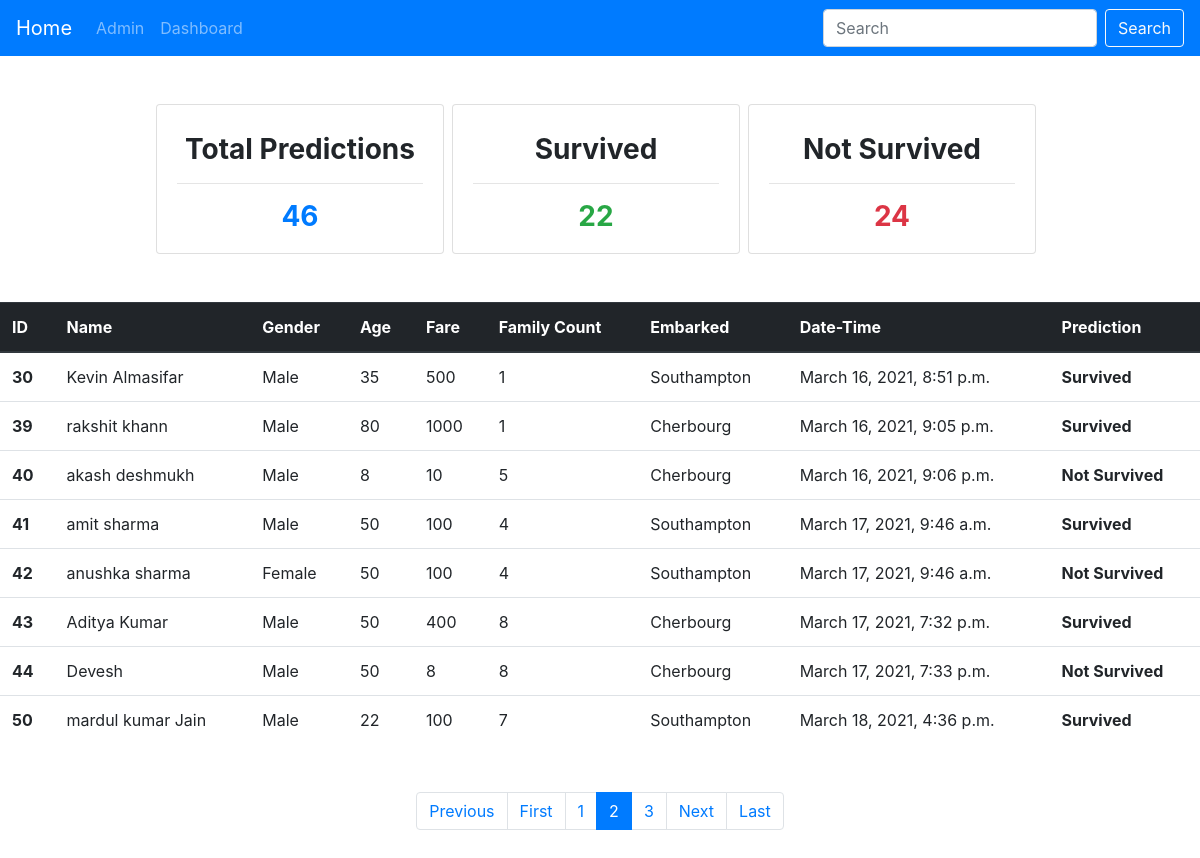
The page /predictions/?page=2 on the database its author committed.
### predict/models.py (models this page shows)
class Predictions(models.Model):
    pid = models.AutoField(primary_key=True)
    name = models.CharField(max_length=50,null=False)
    gender = models.CharField(max_length=50)
    age = models.IntegerField()
    fare = models.IntegerField(default=0)
    family_cnt = models.IntegerField()
    Embarked = models.CharField(max_length = 30,default="")
    prediction = models.CharField(max_length =30,default="")
    predicted_date = models.DateTimeField(auto_now_add=True)
    def __str__(self):
        return self.name

### predict/views.py (the view)
# urls.py: path('predictions/', views.predictions,name="predictions"),
def predictions(request):
    allpreds = Predictions.objects.all()
    count = len(allpreds)
    surv_cnt = len(Predictions.objects.filter(prediction = "Survived"))
    nsurv_cnt = len(Predictions.objects.filter(prediction = "Not Survived"))
    paginator = Paginator(allpreds, 8)
    page1 = paginator.page(1)
    for i in page1:
        print(i)
    print("page 1 content" ,page1.object_list)
    page_num = request.GET.get('page',1)
    print("get page number is:",page_num)
    try:
        preds = paginator.page(page_num)
    except EmptyPage:
        preds = paginator.page(2)
    except PageNotAnInteger:
        preds = paginator.page(1)
    context = {
        'preds':preds,
        'surv_cnt':surv_cnt,
        'nsurv_cnt':nsurv_cnt,
        'count':count,
        }
    return render(request ,'predictions.html',context)

### predict/templates/predictions.html (shortened to what this page needs)
{% extends 'basic.html' %}
{% block body %}
<div class="container my-5">
      <div class="row d-flex justify-content-center">
        <div class="card mr-2" style="width: 18rem;">
          <div class="card-body">
            <h3 class="card-title text-center my-2 font-weight-bold ">Total Predictions</h3>
            <hr>
            <h3 class="card-text text-center font-weight-bold text-primary">{{count}}</h3>
          </div>
        </div>
        <div class="card mr-2 rounded" style="width: 18rem;">
          <div class="card-body">
            <h3 class="card-title text-center my-2 font-weight-bold ">Survived</h3>
            <hr>
            <h3 class="card-text text-center font-weight-bold text-success">{{surv_cnt}}</h3>
          </div>
        </div>
        <div class="card mr-2" style="width: 18rem;">
          <div class="card-body">
            <h3 class="card-title text-center my-2 font-weight-bold">Not Survived</h3>
            <hr>
            <h3 class="card-text text-center font-weight-bold text-danger">{{nsurv_cnt}}</h3>
          </div>
        </div>
    </div>
    </div>
<table class="table my-4 ">
  <thead class="thead-dark">
    <tr>
      <th scope="col">ID</th>
      <th scope="col">Name</th>
      <th scope="col">Gender</th>
      <th scope="col">Age</th>
      <th scope="col">Fare</th>
      <th scope="col">Family Count</th>
      <th scope="col">Embarked</th>
      <th scope="col">Date-Time</th>
      <th scope="col">Prediction</th>
    </tr>
  </thead>
  <tbody>
    {% for i in preds %}
    <tr>
      <th scope="row">{{i.pid}}</th>
      <td>{{i.name}}</td>
      <td>{{i.gender}}</td>
      <td>{{i.age}}</td>
      <td>{{i.fare}}</td>
      <td>{{i.family_cnt}}</td>
      <td>{{i.Embarked}}</td>
      <td>{{i.predicted_date}}</td>
      <td><b>{{i.prediction}}</b></td>
    </tr>
    {% endfor %}
  </tbody>
</table>
<div class="container my-5">
  <div class="d-flex justify-content-center">
    <nav aria-label="...">
      <ul class="pagination">
        {% if preds.has_previous %}
        <li class="page-item">
          <a class="page-link" href="{% url 'predictions' %}?page={{preds.previous_page_number}}" tabindex="-1">Previous</a>
        </li>
        <li class="page-item">
          <a class="page-link" href="?page=1">First</a>
        </li>
        <li class="page-item"><a class="page-link" href="{% url 'predictions' %}?page={{preds.previous_page_number}}">{{preds.previous_page_number}}</a></li>
        {% endif %}
        <li class="page-item active">
          <a class="page-link" href="#">{{preds.number}} <span class="sr-only">(current)</span></a>
        </li>
        {% if preds.has_next %}
        <li class="page-item"><a class="page-link" href="{% url 'predictions' %}?page={{preds.next_page_number}}">{{preds.next_page_number}}</a></li>
        <li class="page-item">
          <a class="page-link" href="{% url 'predictions' %}?page={{preds.next_page_number}}">Next</a>
        </li>
        <li class="page-item">
          <a class="page-link" href="{% url 'predictions' %}?page={{preds.paginator.num_pages}}">Last </a>
        </li>
        {% endif %}
      </ul>
    </nav>
  </div>
</div>
{% endblock body %}

### rows shown on the page
Predictions: pid "30", name "Kevin Almasifar", gender "Male", age "35", fare "500", family_cnt "1", Embarked "Southampton", predicted_date "March 16, 2021, 8:51 p.m.", prediction "Survived"
Predictions: pid "39", name "rakshit khann", gender "Male", age "80", fare "1000", family_cnt "1", Embarked "Cherbourg", predicted_date "March 16, 2021, 9:05 p.m.", prediction "Survived"
Predictions: pid "40", name "akash deshmukh", gender "Male", age "8", fare "10", family_cnt "5", Embarked "Cherbourg", predicted_date "March 16, 2021, 9:06 p.m.", prediction "Not Survived"
Predictions: pid "41", name "amit sharma", gender "Male", age "50", fare "100", family_cnt "4", Embarked "Southampton", predicted_date "March 17, 2021, 9:46 a.m.", prediction "Survived"
Predictions: pid "42", name "anushka sharma", gender "Female", age "50", fare "100", family_cnt "4", Embarked "Southampton", predicted_date "March 17, 2021, 9:46 a.m.", prediction "Not Survived"
Predictions: pid "43", name "Aditya Kumar", gender "Male", age "50", fare "400", family_cnt "8", Embarked "Cherbourg", predicted_date "March 17, 2021, 7:32 p.m.", prediction "Survived"
Predictions: pid "44", name "Devesh", gender "Male", age "50", fare "8", family_cnt "8", Embarked "Cherbourg", predicted_date "March 17, 2021, 7:33 p.m.", prediction "Not Survived"
Predictions: pid "50", name "mardul kumar Jain", gender "Male", age "22", fare "100", family_cnt "7", Embarked "Southampton", predicted_date "March 18, 2021, 4:36 p.m.", prediction "Survived"

### other values the page prints
{{ count }} "46"
{{ surv_cnt }} "22"
{{ nsurv_cnt }} "24"
{{ preds.previous_page_number }} "1"
{{ preds.number }} "2"
{{ preds.next_page_number }} "3"
